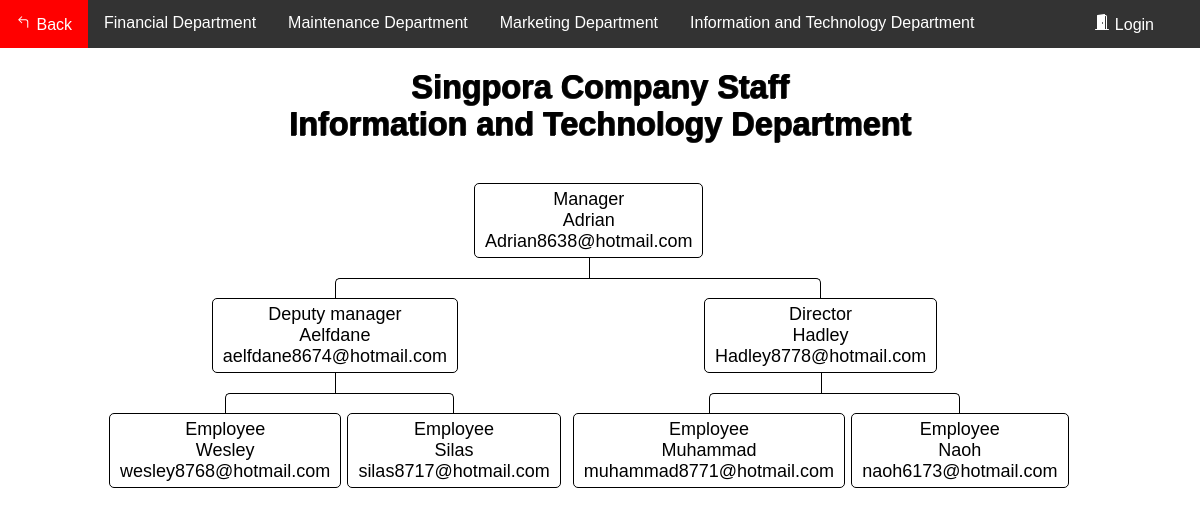
Screenshot of /Flowchart/flowchart_S_IT.php with the database file from the repository.
### tables this page shows
CREATE TABLE `department_s` (
  `ID` int(11) NOT NULL,
  `Name` varchar(100) DEFAULT NULL,
  `email` varchar(100) DEFAULT NULL,
  `department` varchar(100) DEFAULT NULL,
  `Number` varchar(100) DEFAULT NULL,
  `position` varchar(100) DEFAULT NULL
);

### Flowchart/data_S.php (called while the page is built, shortened)
<?php
    require_once "config.php";
    $sql = "SELECT * from department_s where ID ='1029'";
    $result = $link->query($sql);
        if ($result->num_rows > 0) {
            while ($row = $result->fetch_assoc()) {
                $Name1029 = $row['Name'];
                $email1029 = $row['email'];
            }
        }
    $sql = "SELECT * from department_s where ID ='1030'";
    $result = $link->query($sql);
        if ($result->num_rows > 0) {
            while ($row = $result->fetch_assoc()) {
                $Name1030 = $row['Name'];
                $email1030 = $row['email'];
            }
        }
    $sql = "SELECT * from department_s where ID ='1031'";
    $result = $link->query($sql);
        if ($result->num_rows > 0) {
            while ($row = $result->fetch_assoc()) {
                $Name1031 = $row['Name'];
                $email1031 = $row['email'];
            }
        }
    $sql = "SELECT * from department_s where ID ='1032'";
    $result = $link->query($sql);
        if ($result->num_rows > 0) {
            while ($row = $result->fetch_assoc()) {
                $Name1032 = $row['Name'];
                $email1032 = $row['email'];
            }
        }
    $sql = "SELECT * from department_s where ID ='1033'";
    $result = $link->query($sql);
        if ($result->num_rows > 0) {
            while ($row = $result->fetch_assoc()) {
                $Name1033 = $row['Name'];
                $email1033 = $row['email'];
            }
        }
        $sql = "SELECT * from department_s where ID ='1034'";
    $result = $link->query($sql);
        if ($result->num_rows > 0) {
            while ($row = $result->fetch_assoc()) {
                $Name1034 = $row['Name'];
                $email1034 = $row['email'];
            }
        }
    $sql = "SELECT * from department_s where ID ='1035'";
    $result = $link->query($sql);
        if ($result->num_rows > 0) {
            while ($row = $result->fetch_assoc()) {
                $Name1035 = $row['Name'];
                $email1035 = $row['email'];
            }
        }
?>

### Flowchart/flowchart_S_IT.php (the view, shortened to what this page needs)
<?php
require_once "data_S.php";
?>
<!DOCTYPE html>
<html lang="en">
<head>
	<link rel="stylesheet" href="style.css">
</head>
<body>
<div class="navbar">
            <a href="../HomePages/Home.php">
			 Back</a>
			<a href="flowchart_S_F.php">Financial Department</a>
			<a href="flowchart_S_M.php">Maintenance Department</a>
			<a href="flowchart_S_Ma.php">Marketing Department</a>
			<a href="flowchart_S_IT.php">Information and Technology Department</a>
			 <?php
                if(isset($_SESSION["loggedin"]) && $_SESSION["loggedin"] === true){
			?>
				<a href="../AccountSystem1/welcome.php" class="a1">
				<svg width="1em" height="1em" viewBox="0 0 16 16" class="bi bi-house-door-fill" fill="currentColor" xmlns="http://www.w3.org/2000/svg">
					<path d="M6.5 10.995V14.5a.5.5 0 0 1-.5.5H2a.5.5 0 0 1-.5-.5v-7a.5.5 0 0 1 .146-.354l6-6a.5.5 0 0 1 .708 0l6 6a.5.5 0 0 1 .146.354v7a.5.5 0 0 1-.5.5h-4a.5.5 0 0 1-.5-.5V11c0-.25-.25-.5-.5-.5H7c-.25 0-.5.25-.5.495z"/>
					<path fill-rule="evenodd" d="M13 2.5V6l-2-2V2.5a.5.5 0 0 1 .5-.5h1a.5.5 0 0 1 .5.5z"/>
				</svg>
				Home</a>
			<?php
                }else{
			?>
				<a href="../AccountSystem1/login.php" class="a1">
				Login</a>
			<?php
                }
            ?>
        </div>
<div>
<div>
	<br>
	<h1>Singpora Company Staff<br>Information and Technology Department</h1>
	<nav class="nav">
							<ul style="text-align: center;">
								<li>
									<a href="#">Manager<br><?php echo $Name1029; ?><br><?php echo $email1029; ?></a>
										<ul>
											<li>
												<a href="#">Deputy manager<br><?php echo $Name1030; ?><br><?php echo $email1030; ?></a>
													<ul>
														<li>
															<a href="#">Employee<br><?php echo $Name1032; ?><br><?php echo $email1032; ?></a>
																<li>
																	<a href="#">Employee<br><?php echo $Name1033; ?><br><?php echo $email1033; ?></a>
																</li>
														</li>
													</ul>
														<li>
															<a href="#">Director<br><?php echo $Name1031; ?><br><?php echo $email1031; ?></a>
															<ul>
																<li>
																	<a href="#">Employee<br><?php echo $Name1034; ?><br><?php echo $email1034; ?></a>
																	<li>
																		<a href="#">Employee<br><?php echo $Name1035; ?><br><?php echo $email1035; ?></a>
																	</li>
																</li>
															</ul>
														</li>
													</li>
												</ul>
											</li>
										</ul>
	</nav>
</div>
</body>
</html>

### Flowchart/style.css (style rules this page uses)
*, *:before, *:after { -webkit-box-sizing: border-box; -moz-box-sizing: border-box; box-sizing: border-box; }
* { position: relative; margin: 0; padding: 0; border: 0 none; transition: all ease .4s; }
html, body { width: 100%; height: 100%; font-family: 'Fjalla One', sans-serif; font-size: 18px; }
.nav ul { position: relative; padding-top: 20px; }
.nav li { position: relative; padding: 20px 3px 0 3px; float: left; text-align: center; list-style-type: none; }
.nav li::before, .nav li::after { content: ''; position: absolute; top: 0; right: 50%; width: 50%; height: 20px; border-top: 1px solid #000000; }
.nav li::after { left: 50%; right: auto; border-left: 1px solid #000000; }
.nav li:only-child::after, .nav li:only-child::before { content: ''; display: none; }
.nav li:only-child { padding-top: 0; }
.nav li:first-child::before, .nav li:last-child::after { border: 0 none; }
.nav li:last-child::before { border-right: 1px solid #000000; border-radius: 0 5px 0 0; }
.nav li:first-child::after { border-radius: 5px 0 0 0; }
.nav ul ul::before { content: ''; position: absolute; top: 0; left: 50%; border-left: 1px solid #000000; width: 0; height: 20px; }
.nav li a { display: inline-block; padding: 5px 10px; border-radius: 5px; border: 1px solid #000000; text-decoration: none; color: #000000; font-family: arial, verdana, tahoma; font-size: 18px; }
.navbar { overflow: hidden; background-color: #333; font-family: Arial, Helvetica, sans-serif; }
.navbar a { float: left; font-size: 16px; color: white; text-align: center; padding: 14px 16px; text-decoration: none; }
.a1 { position: absolute; right: 30px; }

### Flowchart/flowchart_S_IT.php (style rules this page uses)
h1 { color: #000000; text-align: center; font-size: 1.8rem; text-shadow: rgba(0,0,0,0.6) 1px 0, rgba(0,0,0,0.6) 1px 0, rgba(0,0,0,0.6) 0 1px, rgba(0,0,0,0.6) 0 1px; }
.nav { margin: 20px auto; width: 1000px; min-height: auto; text-align: center; }

### rows the page displays
department_s: Name "Adrian", email "Adrian8638@hotmail.com"
department_s: Name "Aelfdane", email "aelfdane8674@hotmail.com"
department_s: Name "Wesley", email "wesley8768@hotmail.com"
department_s: Name "Silas", email "silas8717@hotmail.com"
department_s: Name "Hadley", email "Hadley8778@hotmail.com"
department_s: Name "Muhammad", email "muhammad8771@hotmail.com"
department_s: Name "Naoh", email "naoh6173@hotmail.com"
